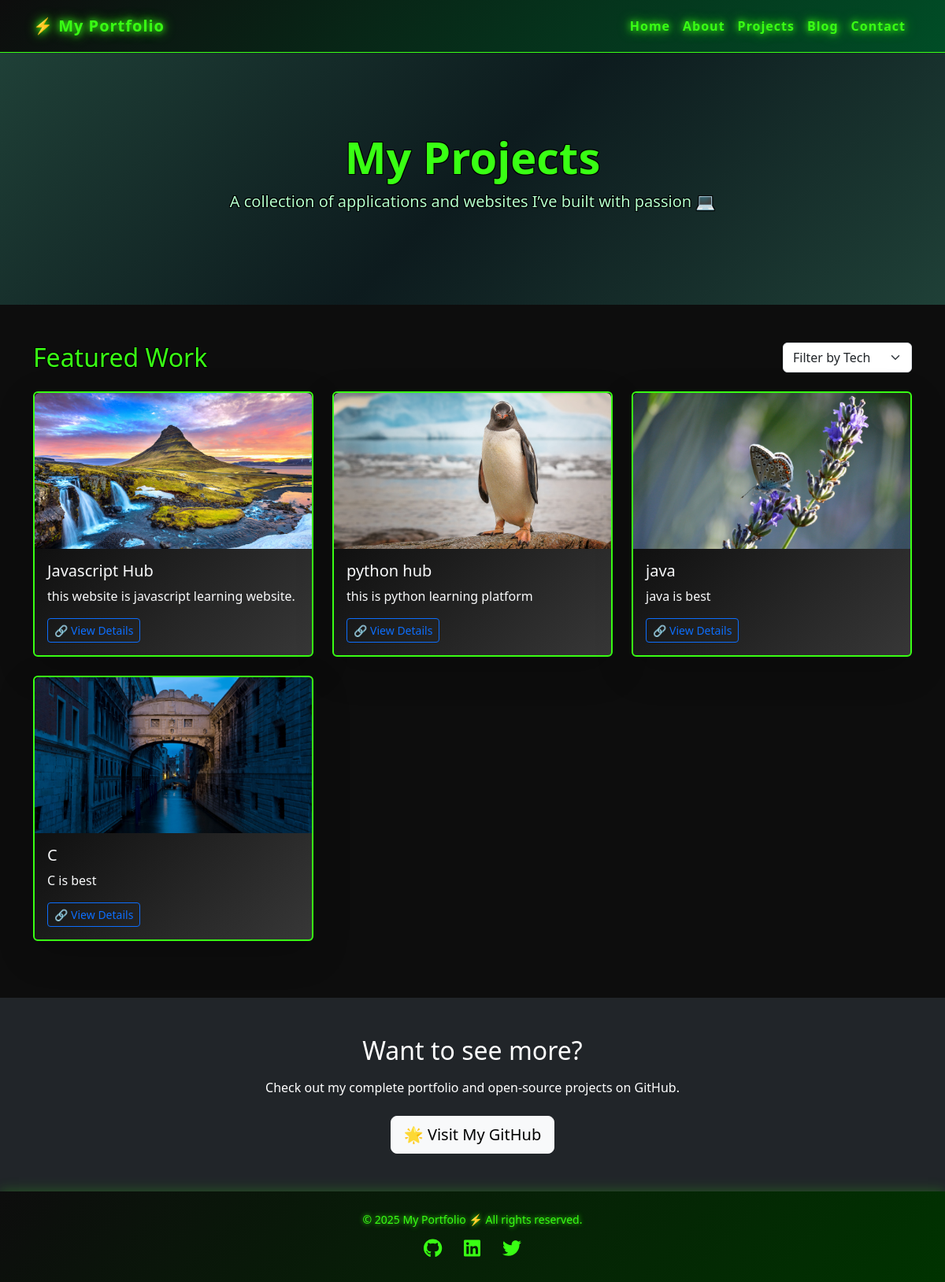
The app's page /projects/, older data.
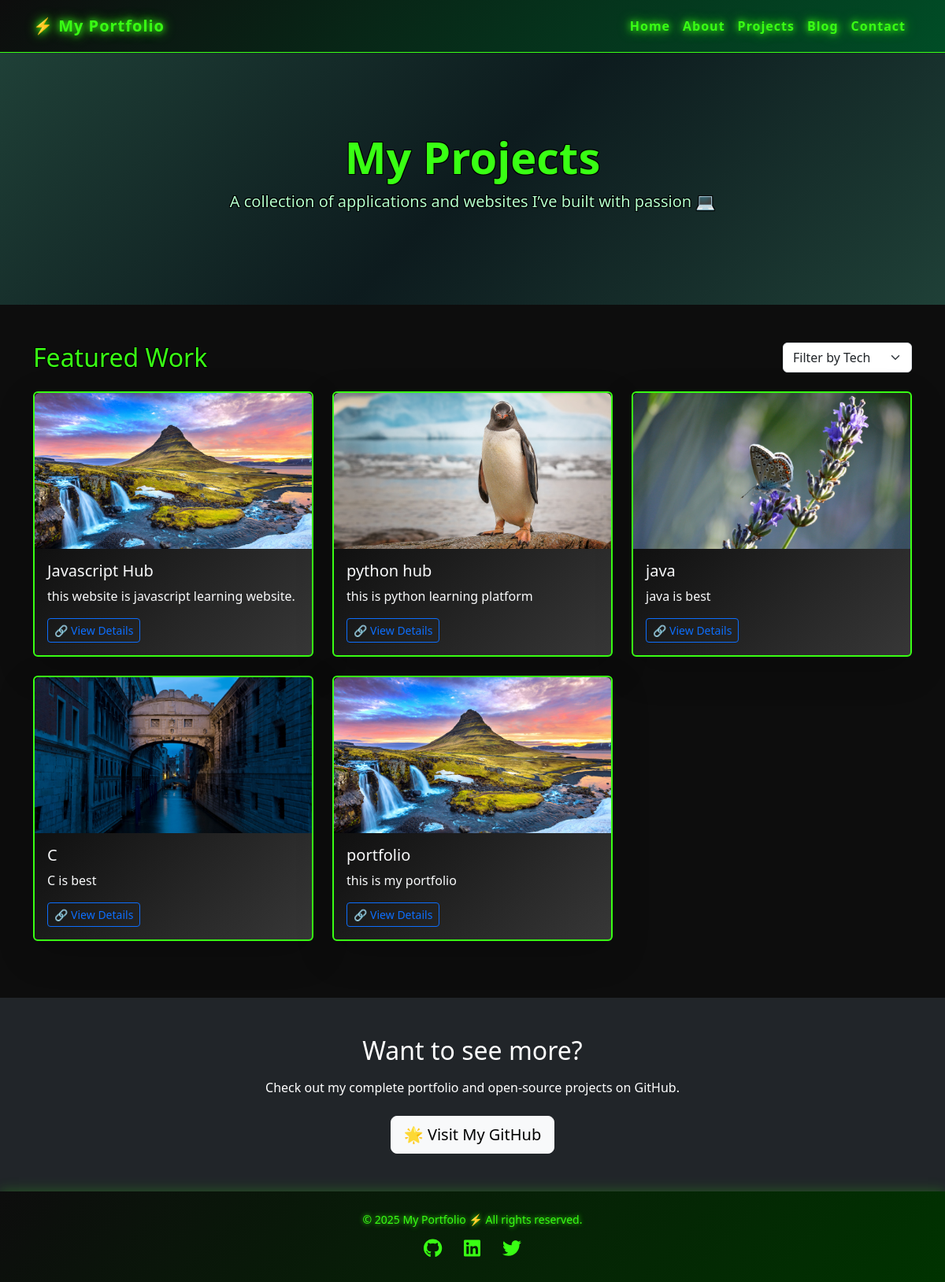
The same page, newer data.
### jeet/models.py (models this page shows, shortened)
class Project(models.Model):
    title = models.CharField(max_length=200)
    description = models.TextField()
    image = models.ImageField(upload_to='projects/')
    url = models.URLField(blank=True)
    technologies = models.TextField('')
    created_at = models.DateTimeField(auto_now_add=True)
    updated_at = models.DateTimeField(auto_now=True)

### jeet/views.py (the view)
# urls.py: path('projects/', views.projects, name='projects'),
def projects(request):
    if request.method == "GET":
        projects = Project.objects.all()
        return render(request, 'projects.html', {"projects": projects})

### templates/projects.html (shortened to what this page needs)
{% extends 'base.html' %}
{% load static %}
{% block content %}
<section class="text-center text-white d-flex align-items-center"
         style="background: linear-gradient(135deg, #1f4037, #0d1b1e, #1f4037); height: 40vh;">
    <div class="container">
        <h1 class="display-4 fw-bold toxic-green">My Projects</h1>
        <p class="lead toxic-sub">A collection of applications and websites I’ve built with passion 💻</p>
    </div>
</section>
<section class="py-5">
    <div class="container">
        <div class="d-flex justify-content-between align-items-center mb-4">
            <h2 class="mb-0 toxic-green">Featured Work</h2>
            <select class="form-select w-auto">
                <option selected disabled>Filter by Tech</option>
            </select>
        </div>
        <div class="row">
            {% for project in projects %}
            <div class="col-md-4 mb-4">
                    <div class="card h-100 shadow-lg project-card gradient-card toxic-border"
                     style="background: linear-gradient(135deg, #000000ff, #373737ff);">
                        <img src="{{ project.image.url }}" class="card-img-top rounded-top" alt="{{ project.title }}">
                        <div class="card-body">
                            <h5 class="card-title text-light">{{ project.title }}</h5>
                            <p class="card-text text-light">{{ project.description|truncatewords:20 }}</p>
                            <a href="{{ project.url }}" class="btn btn-outline-primary btn-sm">🔗 View Details</a>
                        </div>
                    </div>
                </div>
            {% endfor %}
        </div>
    </div>
</section>
<section class="py-5 bg-dark text-white text-center">
    <div class="container">
        <h2 class="mb-3">Want to see more?</h2>
        <p class="mb-4">Check out my complete portfolio and open-source projects on GitHub.</p>
        <a href="https://github.com/yourusername" class="btn btn-light btn-lg" target="_blank">🌟 Visit My GitHub</a>
    </div>
</section>
{% endblock %}

Row changes from the older to the newer data that the page shows:
added Project: image (picture), title "portfolio", description "this is my portfolio"
